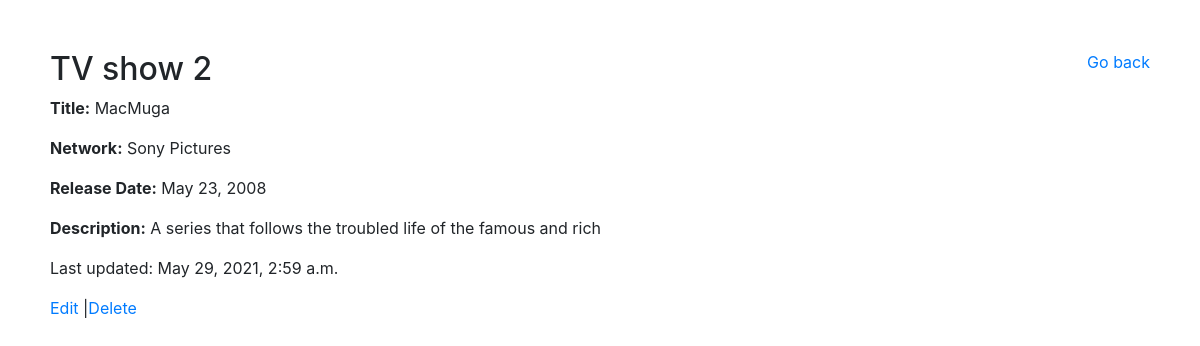
The page /show/2 on the database its author committed.
### validated_show_app/models.py (models this page shows)
class Show(models.Model):
    title= models.CharField(max_length=255)
    network= models.CharField(max_length=255)
    release_date= models.DateField(auto_now_add=False, auto_now=False, blank=True, null=True)
    description= models.TextField(null=True)
    created_at= models.DateTimeField(auto_now_add=True)
    updated_at= models.DateTimeField(auto_now=True)
    objects=ShowManager()

### validated_show_app/views.py (the view)
# urls.py: path('show/<int:show_id>', views.show),
def show(request, show_id):
    show_select = Show.objects.get(id=show_id)
    context = {
        'show': show_select
    }
    return render(request, 'show.html', context)

### validated_show_app/templates/show.html (shortened to what this page needs)
<!DOCTYPE html>
<html lang="en">
<head>
    <link rel="stylesheet" href="https://maxcdn.bootstrapcdn.com/bootstrap/4.0.0/css/bootstrap.min.css">
    {% load static %}
    <link rel="stylesheet" href="{% static 'styles.css' %}">
</head>
<body>
    <div class="container-md">
        <div class="leader">
            <h2>TV show {{ show.id }}</h2>
            <a href="/back">Go back</a>
        </div>
        <div class="showDetails">
            <p><b>Title:</b> {{ show.title }}</p>
            <p><b>Network:</b> {{ show.network }}</p>
            <p><b>Release Date:</b> {{ show.release_date }}</p>
            <p><b>Description:</b> {{ show.description }}</p>
        </div>
        <div class="head">
            <p> Last updated: {{show.updated_at}}</p>
            <p> <a href="/edit/{{ show.id}}">Edit</a> |<a href="/delete/{{ show.id}}">Delete</a> </p>
        </div>
    </div>
</body>
</html>

### validated_show_app/static/styles.css (style rules this page uses)
* { margin: 0; padding: 0; }
.container-md { margin:auto; padding: 50px; }
.leader { display:flex; justify-content: space-between; }

### rows shown on the page
Show: id "2", title "MacMuga", network "Sony Pictures", release_date "May 23, 2008", description "A series that follows the troubled life of the famous and rich", updated_at "May 29, 2021, 2:59 a.m."
